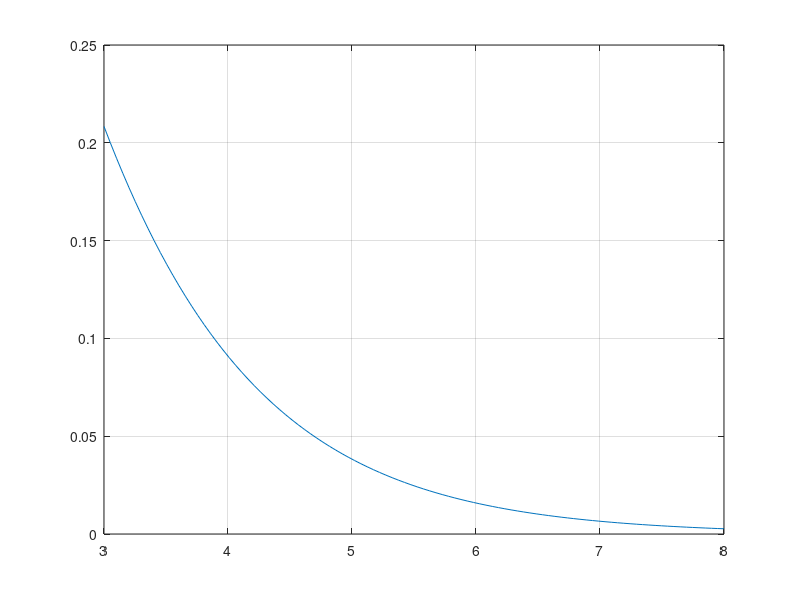

Here is the MATLAB script that generated this plot:
clear;
close all;

R = linspace(3, 8);

pe = 1 - 0.9^5;
pd = pe .^ R;

lamda = 1 - pe + pd;

r = 1 - (1 - pe - pd) ./ (1 - pe + pd);

plot(R, r)

grid